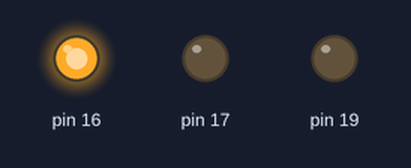
A sketch run on a simulated Arduino Uno, built with avr-gcc and run on an emulated ATmega328P. Shown: output pins drawn as LEDs (lit = HIGH). What the sketch prints to the serial monitor is not drawn.

Above: at 0.5 s.
At 1.5 s:
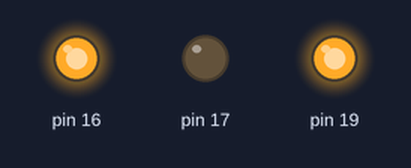
At 2.5 s:
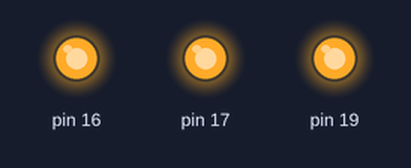
At 3.5 s:
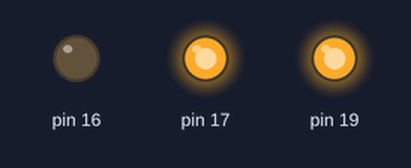
At 4.5 s:
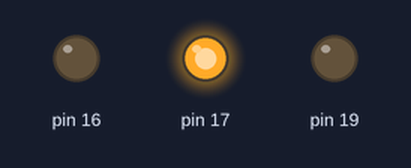
At 5.5 s:
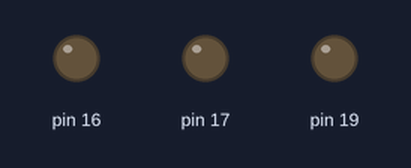
Timing chart, 0 to 7.8 s (numbered marks = the images above):
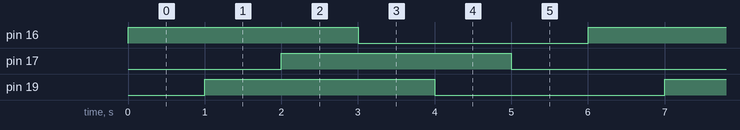

The sketch:

hello.ino
```cpp
void setup() {
  // put your setup code here, to run once:
  pinMode(16, OUTPUT);
  pinMode(19, OUTPUT);
  pinMode(17, OUTPUT);
  Serial.begin(9600);
}

void loop() {
  // put your main code here, to run repeatedly:
  Serial.println("test blink");
  digitalWrite(16, HIGH);
  delay(1000);
  //digitalWrite(16, LOW);
  digitalWrite(19, HIGH);
  delay(1000);
  //digitalWrite(19, LOW);
  digitalWrite(17, HIGH);
  delay(1000);
  digitalWrite(16, LOW);
  delay(1000);
  digitalWrite(19, LOW);
  delay(1000);
  digitalWrite(17, LOW);
  //digitalWrite(17, LOW);
  delay(1000);
}
```

Measured:
- by itself, pin 16, pin 17, pin 19: alternates HIGH for 3.0 s and LOW for 3.0 s
- by itself, everything shown: repeats every 6.0 s, in 6 steps
